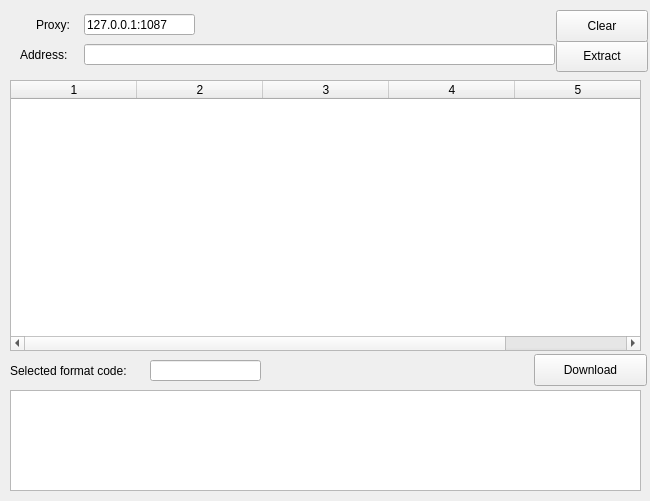
<?xml version="1.0" encoding="UTF-8"?>
<ui version="4.0">
 <class>Form</class>
 <widget class="QWidget" name="Form">
  <property name="geometry">
   <rect>
    <x>0</x>
    <y>0</y>
    <width>650</width>
    <height>501</height>
   </rect>
  </property>
  <property name="windowTitle">
   <string>Video Downloader</string>
  </property>
  <widget class="QPushButton" name="ExtractBtn">
   <property name="geometry">
    <rect>
     <x>556</x>
     <y>40</y>
     <width>92</width>
     <height>32</height>
    </rect>
   </property>
   <property name="focusPolicy">
    <enum>Qt::TabFocus</enum>
   </property>
   <property name="text">
    <string>Extract</string>
   </property>
  </widget>
  <widget class="QPushButton" name="DownloadBtn">
   <property name="geometry">
    <rect>
     <x>534</x>
     <y>354</y>
     <width>113</width>
     <height>32</height>
    </rect>
   </property>
   <property name="text">
    <string>Download</string>
   </property>
  </widget>
  <widget class="QLineEdit" name="AddrEdit">
   <property name="geometry">
    <rect>
     <x>84</x>
     <y>44</y>
     <width>471</width>
     <height>21</height>
    </rect>
   </property>
  </widget>
  <widget class="QLabel" name="AddrLbl">
   <property name="geometry">
    <rect>
     <x>20</x>
     <y>47</y>
     <width>54</width>
     <height>16</height>
    </rect>
   </property>
   <property name="text">
    <string>Address:</string>
   </property>
  </widget>
  <widget class="QLineEdit" name="PxyEdit">
   <property name="geometry">
    <rect>
     <x>84</x>
     <y>14</y>
     <width>111</width>
     <height>21</height>
    </rect>
   </property>
   <property name="focusPolicy">
    <enum>Qt::ClickFocus</enum>
   </property>
   <property name="text">
    <string>127.0.0.1:1087</string>
   </property>
  </widget>
  <widget class="QLabel" name="ProxyLbl">
   <property name="geometry">
    <rect>
     <x>36</x>
     <y>17</y>
     <width>41</width>
     <height>16</height>
    </rect>
   </property>
   <property name="text">
    <string>Proxy:</string>
   </property>
  </widget>
  <widget class="QPushButton" name="PxyClrBtn">
   <property name="geometry">
    <rect>
     <x>556</x>
     <y>10</y>
     <width>92</width>
     <height>32</height>
    </rect>
   </property>
   <property name="focusPolicy">
    <enum>Qt::NoFocus</enum>
   </property>
   <property name="text">
    <string>Clear</string>
   </property>
  </widget>
  <widget class="QTableWidget" name="tableWidget">
   <property name="geometry">
    <rect>
     <x>10</x>
     <y>80</y>
     <width>631</width>
     <height>271</height>
    </rect>
   </property>
   <property name="sizePolicy">
    <sizepolicy hsizetype="Fixed" vsizetype="Fixed">
     <horstretch>0</horstretch>
     <verstretch>0</verstretch>
    </sizepolicy>
   </property>
   <property name="frameShape">
    <enum>QFrame::StyledPanel</enum>
   </property>
   <property name="frameShadow">
    <enum>QFrame::Sunken</enum>
   </property>
   <property name="editTriggers">
    <set>QAbstractItemView::NoEditTriggers</set>
   </property>
   <property name="selectionMode">
    <enum>QAbstractItemView::MultiSelection</enum>
   </property>
   <property name="textElideMode">
    <enum>Qt::ElideMiddle</enum>
   </property>
   <property name="rowCount">
    <number>0</number>
   </property>
   <property name="columnCount">
    <number>5</number>
   </property>
   <attribute name="horizontalHeaderDefaultSectionSize">
    <number>126</number>
   </attribute>
   <attribute name="verticalHeaderVisible">
    <bool>false</bool>
   </attribute>
   <column/>
   <column/>
   <column/>
   <column/>
   <column/>
  </widget>
  <widget class="QTextBrowser" name="textBrowser">
   <property name="geometry">
    <rect>
     <x>10</x>
     <y>390</y>
     <width>631</width>
     <height>101</height>
    </rect>
   </property>
  </widget>
  <widget class="QLabel" name="SeleLbl">
   <property name="geometry">
    <rect>
     <x>10</x>
     <y>363</y>
     <width>141</width>
     <height>16</height>
    </rect>
   </property>
   <property name="text">
    <string>Selected format code:</string>
   </property>
  </widget>
  <widget class="QLineEdit" name="SeleEdit">
   <property name="geometry">
    <rect>
     <x>150</x>
     <y>360</y>
     <width>111</width>
     <height>21</height>
    </rect>
   </property>
   <property name="focusPolicy">
    <enum>Qt::ClickFocus</enum>
   </property>
   <property name="text">
    <string/>
   </property>
  </widget>
 </widget>
 <tabstops>
  <tabstop>AddrEdit</tabstop>
  <tabstop>ExtractBtn</tabstop>
  <tabstop>DownloadBtn</tabstop>
 </tabstops>
 <resources/>
 <connections>
  <connection>
   <sender>PxyClrBtn</sender>
   <signal>clicked()</signal>
   <receiver>AddrEdit</receiver>
   <slot>clear()</slot>
   <hints>
    <hint type="sourcelabel">
     <x>585</x>
     <y>24</y>
    </hint>
    <hint type="destinationlabel">
     <x>233</x>
     <y>55</y>
    </hint>
   </hints>
  </connection>
  <connection>
   <sender>AddrEdit</sender>
   <signal>returnPressed()</signal>
   <receiver>ExtractBtn</receiver>
   <slot>click()</slot>
   <hints>
    <hint type="sourcelabel">
     <x>446</x>
     <y>52</y>
    </hint>
    <hint type="destinationlabel">
     <x>595</x>
     <y>51</y>
    </hint>
   </hints>
  </connection>
  <connection>
   <sender>SeleEdit</sender>
   <signal>returnPressed()</signal>
   <receiver>DownloadBtn</receiver>
   <slot>click()</slot>
   <hints>
    <hint type="sourcelabel">
     <x>238</x>
     <y>367</y>
    </hint>
    <hint type="destinationlabel">
     <x>583</x>
     <y>368</y>
    </hint>
   </hints>
  </connection>
 </connections>
</ui>
